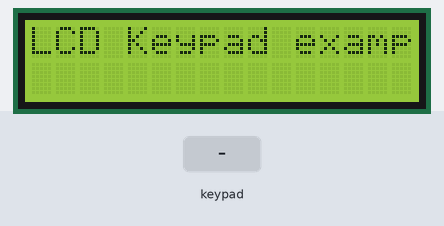
The sketch below on a simulated Arduino Uno, built with avr-gcc and run on an emulated ATmega328P. On the bench: 16×2 character LCD. Wiring (inferred from the names in the program): 3×3 keypad with keys 1 2 3 4 5 6 7 8 9 (labels assumed): rows pin 2, pin 3, pin 4; columns pin 6, pin 7, pin 9. The inputs (shaded band) are chosen by the test bench.

Above: at 1.2 s.
1.3 s: key '1' pressed
At 1.6 s:
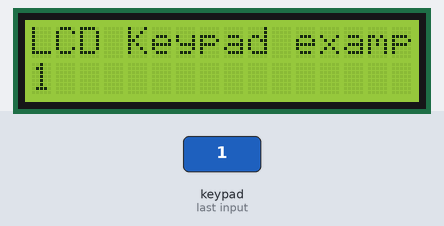
2.8 s: keypad keys 1 2 pressed 0.4 s apart
At 4.2 s:
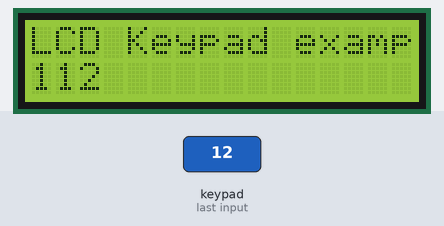
5.1 s: key '2' pressed
At 5.7 s:
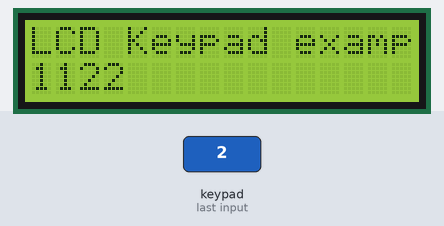
6.6 s: keypad keys 2 5 pressed 0.4 s apart
At 8.3 s:
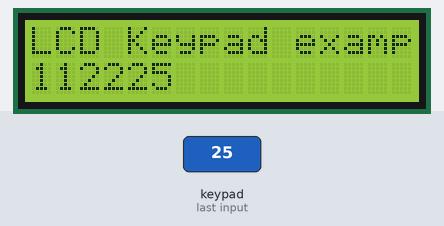
Timing chart, 0 to 9.8 s (numbered marks = the images above; inputs shaded):
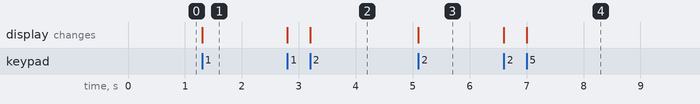

Measured:
- after the input at 1.3 s, the display: changes at once (image 1)
- after the input at 2.8 s, the display: first changes at once (image 2 shows a later state)
- after the input at 5.1 s, the display: changes at once (image 3)
- after the input at 6.6 s, the display: first changes at once (image 4 shows a later state)

The sketch:

keypadLCD_v1.ino
```cpp
#include<LiquidCrystal.h>
// A0=14 to A5=19
int rs=19 , e=18, d4=17,d5=16, d6=15,d7=14;
LiquidCrystal lcd(rs, e, d4,d5,d6,d7);
int r1=2,r2=3,r3=4 ;
int c1=6,c2=7,c3=9  ;

void setup()
{ lcd.begin(16,2); lcd.print("LCD Keypad example" ) ;
  pinMode(r1,OUTPUT);  pinMode(r2,OUTPUT);  pinMode(r3,OUTPUT);
  pinMode(c1,INPUT);  pinMode(c2,INPUT);  pinMode(c3,INPUT);
  Serial.begin(9600);
  digitalWrite(c1,HIGH);  digitalWrite(c2,HIGH);  digitalWrite(c3,HIGH);
  lcd.setCursor(0,1);
}

void loop(){

  //Check for ROW1
  digitalWrite(r1,LOW);   digitalWrite(r2,HIGH);  digitalWrite(r3,HIGH);
  if(digitalRead(c1)==LOW){ lcd.print("1"); delay(200);  }
  if(digitalRead(c2)==LOW){ lcd.print("2"); delay(200);  }
  if(digitalRead(c3)==LOW){ lcd.print("3"); delay(200);  }

 digitalWrite(r1,HIGH);   digitalWrite(r2,LOW);  digitalWrite(r3,HIGH);
  if(digitalRead(c1)==LOW){ lcd.print("4"); delay(200);  }
  if(digitalRead(c2)==LOW){ lcd.print("5"); delay(200);  }
  if(digitalRead(c3)==LOW){ lcd.print("6"); delay(200);  }

 digitalWrite(r1,HIGH);   digitalWrite(r2,HIGH);  digitalWrite(r3,LOW);
  if(digitalRead(c1)==LOW){ lcd.print("7"); delay(200);  }
  if(digitalRead(c2)==LOW){ lcd.print("8"); delay(200);  }
  if(digitalRead(c3)==LOW){ lcd.print("9"); delay(200);  }

}
```
